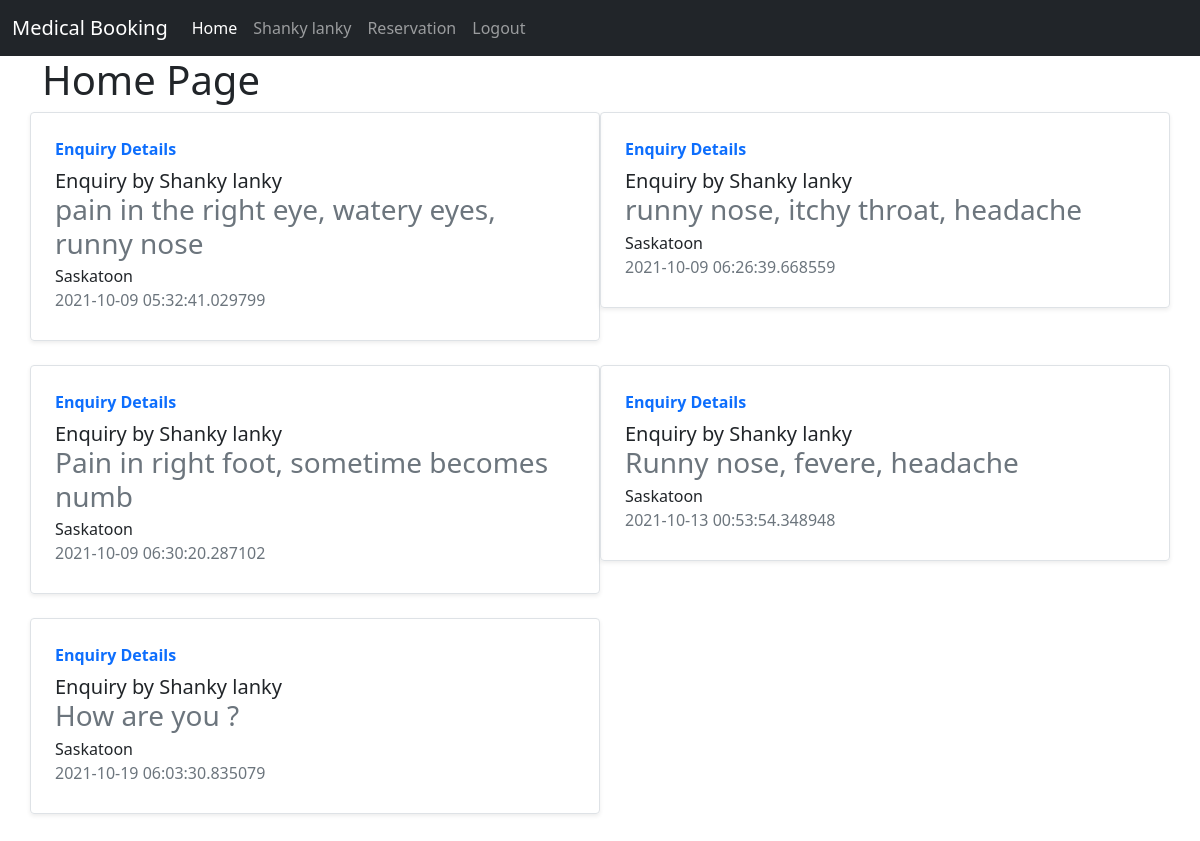
Screenshot of / (signed in) with the database file from the repository.
### app.py (models this page shows, shortened)
class User(UserMixin,db.Model):
    id = db.Column(db.Integer, primary_key=True)
    username = db.Column(db.String(80), unique=True, nullable=False)
    email = db.Column(db.String(120), unique=True, nullable=False)
    fname = db.Column(db.String(120), nullable=False)
    lname = db.Column(db.String(120), nullable=False)
    passwd = db.Column(db.String(120), nullable=False)

class Reservation(db.Model):
    res_id = db.Column(db.Integer, primary_key=True)
    fullname = db.Column(db.String(80), unique=True, nullable=False)
    location = db.Column(db.String(80), nullable=False)
    details = db.Column(db.Text(), nullable=False)
    pub_date = db.Column(db.DateTime(), nullable=False,default=datetime.utcnow())

### app.py (the view)
@app.route("/")
def index():
    data=Reservation.query.all()
    return render_template("index.html", data=data)

### app.py (called while the page is built)
@login_manager.user_loader
def load_user(user_id):
    return User.query.get(int(user_id))

### templates/index.html (shortened to what this page needs)
{% extends 'main.html' %}
{% block body %}
<h1>Home Page</h1>
<div class="row mb-2">
{% for reservation in data %}
<div class="col-md-6">
    <div class="row no-gutters border rounded overflow-hidden flex-md-row mb-4 shadow-sm h-md-250 position-relative">
      <div class="col p-4 d-flex flex-column position-static">
        <strong class="d-inline-block mb-2 text-primary">Enquiry Details</strong>
        <h5 class="mb-0">Enquiry by {{current_user.username}}</h5>
        <h3 class="mb-1 text-muted"> {{reservation.details}} </h3>
        <p class="card-text mb-auto">{{reservation.location}}</p>
        <p class="mb-1 text-muted"> {{reservation.pub_date}} </p>
      </div>
    </div>
  </div>
{% endfor %}
</div>
{% endblock body %}

### templates/main.html (shortened to what this page needs)
<!doctype html>
<html lang="en">
  <head>
    <link href="https://cdn.jsdelivr.net/npm/bootstrap@5.1.2/dist/css/bootstrap.min.css" rel="stylesheet">
  </head>
  <body>
    <nav class="navbar navbar-expand-lg navbar-dark bg-dark">
      <div class="container-fluid">
        <a class="navbar-brand" href="#">Medical Booking</a>
        <div class="collapse navbar-collapse" id="navbarSupportedContent">
          <ul class="navbar-nav me-auto mb-2 mb-lg-0">
            <li class="nav-item">
              <a class="nav-link active" aria-current="page" href="/">Home</a>
            </li>
            {% if current_user.is_authenticated %}
            <li class="nav-item">
              <a class="nav-link" href="">{{current_user.username}}</a>
            </li>
            <li class="nav-item">
              <a class="nav-link" href="/reservation"> Reservation</a>
            </li>
            <li class="nav-item">
              <a class="nav-link" href="/logout">Logout</a>
            </li>
            {% endif %}
          </ul>
        </div>
      </div>
    </nav>
    <div class="container">
   {% block body %}{% endblock body %}
  </div>
  </body>
</html>

### rows the page displays
User: username "Shanky lanky"
Reservation: details "pain in the right eye, watery eyes, runny nose", location "Saskatoon", pub_date "2021-10-09 05:32:41.029799"
Reservation: details "runny nose, itchy throat, headache", location "Saskatoon", pub_date "2021-10-09 06:26:39.668559"
Reservation: details "Pain in right foot, sometime becomes numb", location "Saskatoon", pub_date "2021-10-09 06:30:20.287102"
Reservation: details "Runny nose, fevere, headache", location "Saskatoon", pub_date "2021-10-13 00:53:54.348948"
Reservation: details "How are you ?", location "Saskatoon", pub_date "2021-10-19 06:03:30.835079"
